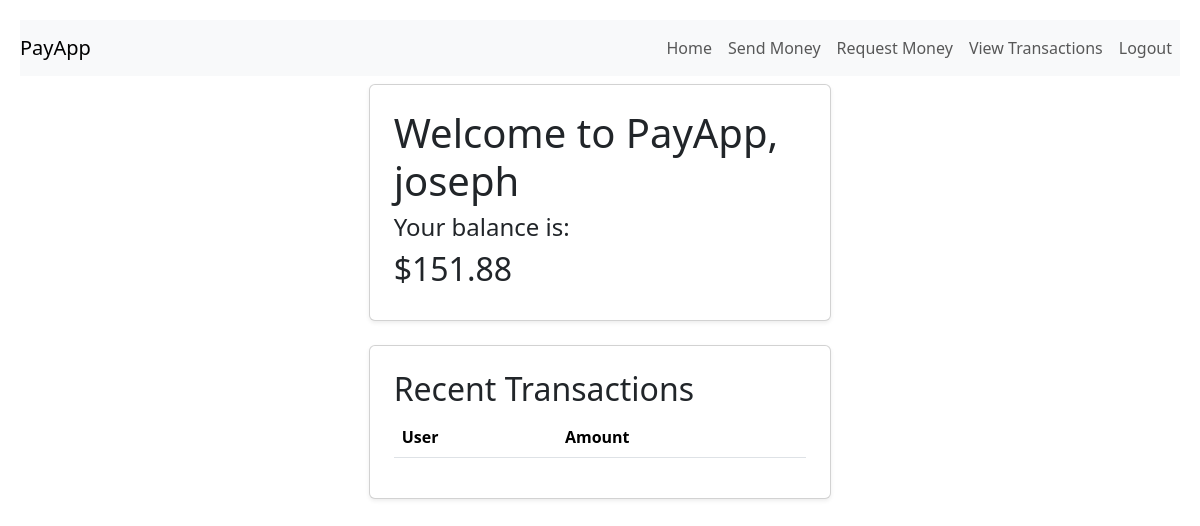
/webapps2026/ (signed in), run on an earlier commit of the app's database.
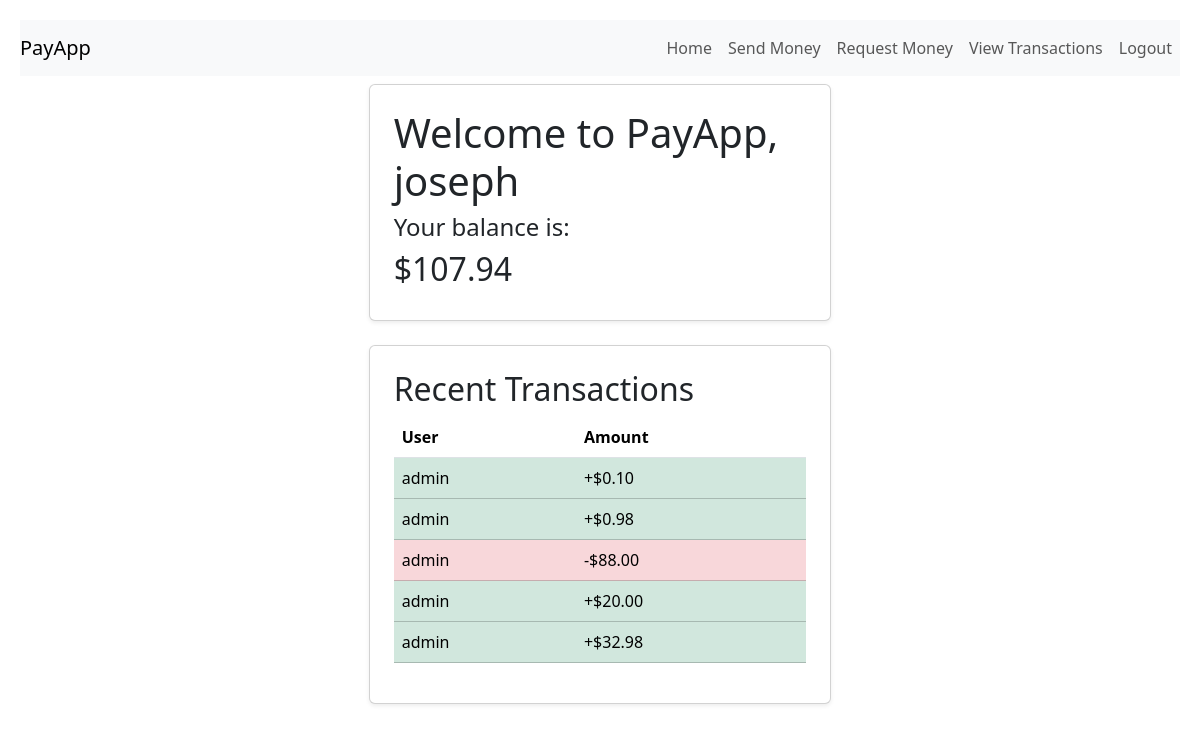
And on a later commit of the database.
### register/models.py (models this page shows)
class PayAppUser(AbstractUser):
    CURRENCY_CHOICE = [
        ('EUR', 'Euro'),
        ('USD', 'US Dollar'),
        ('GBP', 'Great British Pound'),
    ]
    currency = models.CharField(max_length=3, choices=CURRENCY_CHOICE, default='EUR')
    balance = models.DecimalField(max_digits=10, decimal_places=2, default=200.00)

### payapp/models.py (models this page shows)
class Transaction(models.Model):
    STATUS_OPTIONS = (
        ('PENDING', 'PENDING'),
        ('COMPLETED', 'COMPLETED'),
        ('REJECTED', 'REJECTED')
    )
    CURRENCY_CHOICE = [
        ('EUR', 'Euro'),
        ('USD', 'US Dollar'),
        ('GBP', 'Great British Pound'),
    ]
    payer = models.ForeignKey(reg_models.PayAppUser,related_name='payer', on_delete=models.CASCADE)
    payee = models.ForeignKey(reg_models.PayAppUser,related_name='payee' ,on_delete=models.CASCADE)
    amount = models.DecimalField(max_digits=100, decimal_places=2)
    currency = models.CharField(max_length=3, choices=CURRENCY_CHOICE, default='EUR')
    status = models.CharField(max_length=10, choices=STATUS_OPTIONS, default='REJECTED')
    time = models.DateTimeField(default=timezone.now)

### payapp/views.py (the view)
# urls.py: path('', views.home, name='home'),
@never_cache    #dont cache so user cannot logout and return to logged in pag
def home(request):
    currency = get_currency_symbol_helper(request.user.currency)
    username = request.user.username
    transactions = models.Transaction.objects.filter((Q(payee__username=username)|Q(payer__username=username)) & (Q(status="COMPLETED"))).all().order_by('-time')[:5]
    pending_transactions = len(models.Transaction.objects.filter((Q(payer__username=username)) & Q(status="PENDING")).all())
    return render(request, 'index.html',{'currency_symbol': currency, 'recent_transactions': transactions, 'pending_transactions': pending_transactions})

### payapp/views.py (called while the page is built)
def get_currency_symbol_helper(c):
    match c:
        case 'EUR':
            return '€'
        case 'USD':
            return '$'
        case 'GBP':
            return '$'
    return '?'

### templates/index.html (shortened to what this page needs)
{% extends 'base.html' %}
{% block content %}
    {% if user.is_authenticated %}
        <div class="mx-auto p-2">
            <div class="row justify-content-center">
            <div class="col-md-6 col-lg-5">
                <div class="card shadow-sm p-4 mb-4">
                    <h1>
                        Welcome to PayApp, {{ user.username }}
                    </h1>
                    <h4>Your balance is:</h4>
                    <h2>
                       {{ currency_symbol }}{{ user.balance }}
                    </h2>
                </div>
                <div class="card shadow-sm p-4">
                    <h2>Recent Transactions</h2>
                        <table class='table'>
                            <thead>
                            <tr>
                                <th>User</th>
                                <th>Amount</th>
                            </tr>
                            </thead>
                            <tbody>
                                {% for t in recent_transactions %}
                                    <tr
                                        {% if t.status == 'PENDING' %}
                                            class='table-warning'
                                        {% elif request.user == t.payee %}
                                            class='table-success'
                                            {% else  %}
                                            class='table-danger'
                                            {% endif %}
                                    >
                                        <td>
                                            {% if request.user == t.payee %}
                                                {{ t.payer.username }}
                                            {% else %}
                                                {{ t.payee.username }}
                                            {% endif %}
                                        </td>
                                        <td>
                                            {% if request.user == t.payee %}
                                                +{{ currency_symbol }}{{ t.amount }}
                                            {% else %}
                                                -{{ currency_symbol }}{{ t.amount }}
                                            {% endif %}
                                        </td>
                                    </tr>
                                {% endfor %}
                            </tbody>
                            </table>
                </div>
            </div>
            </div> </div> </div>
    {% else %}
        Error: Please login to use PayApp!
    {% endif %}
{% endblock %}

What changed in the data, as far as the page shows it:
changed PayAppUser "joseph": balance "151.88" → "107.94"
added Transaction: payer.username "admin", currency_symbol "$", amount "0.10"
added Transaction: payer.username "admin", currency_symbol "$", amount "0.98"
added Transaction: payee.username "admin", currency_symbol "$", amount "88.00"
added Transaction: payer.username "admin", currency_symbol "$", amount "20.00"
added Transaction: payer.username "admin", currency_symbol "$", amount "32.98"
